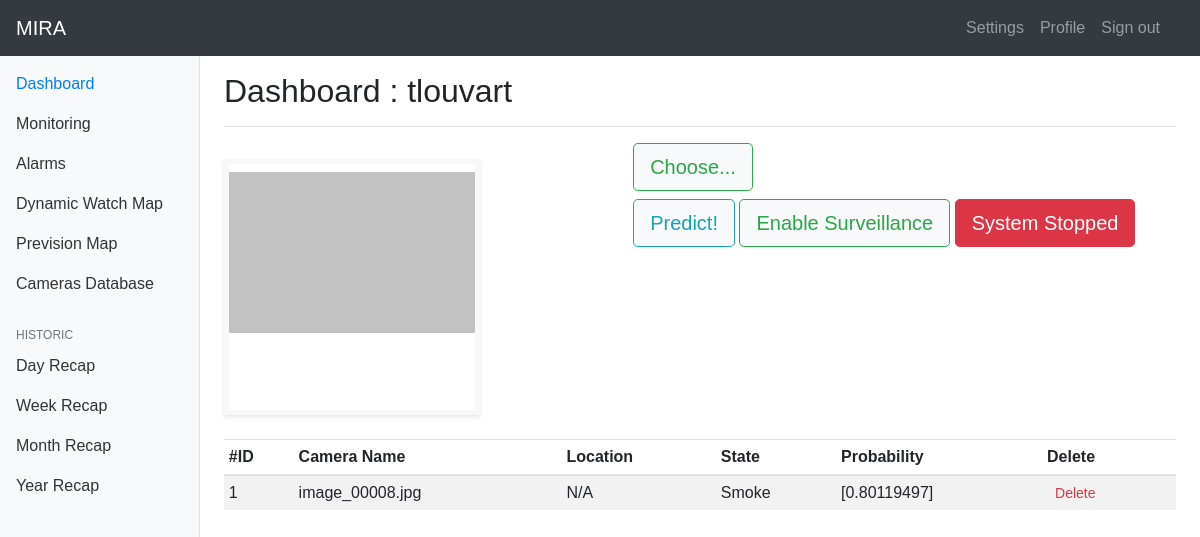
The page /dashboard (signed in) on the database as committed earlier.
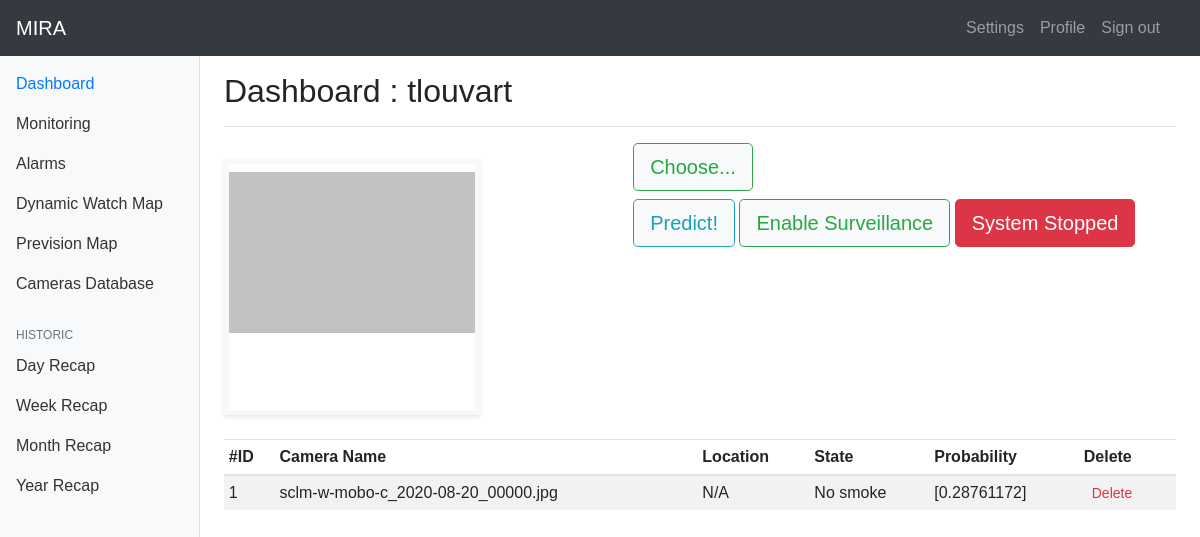
The same page on the database as committed later.
### flask_pp.py (models this page shows)
class Users(UserMixin, db.Model):
    id = db.Column(db.Integer, primary_key=True)
    username = db.Column(db.String(15), unique=True)
    email = db.Column(db.String(50), unique=True)
    password = db.Column(db.String(80))

class TestEntry(db.Model):
    id = db.Column(db.Integer, primary_key=True)
    cam_name = db.Column(db.String(100), nullable=False)
    prob =  db.Column(db.String(100), nullable=False)
    location = db.Column(db.String(30), nullable=False, default='N/A')
    state = db.Column(db.String(30), nullable=False,)
    date_posted = db.Column(db.DateTime, nullable=False, default=datetime.utcnow())

### flask_pp.py (the view)
@app.route('/dashboard')
@login_required
def dashboard():
    all_entry = TestEntry.query.order_by(TestEntry.date_posted)
    return render_template('dashboard.html', entries=all_entry, name = current_user.username)

### flask_pp.py (called while the page is built)
@login_manager.user_loader
def load_user(user_id):
    return Users.query.get(int(user_id))

### templates/dashboard.html (shortened to what this page needs)
{% extends 'base_logged.html'%}
{% block head %}
<link rel="stylesheet" href="{{url_for('static', filename='css/dashboard.css')}}">
{% endblock %}
{% block body %}
<div class="container-fluid">
  <div class="row">
    <nav id="sidebarMenu" class="col-md-3 col-lg-2 d-md-block bg-light sidebar collapse">
      <div class="sidebar-sticky pt-3">
        <ul class="nav flex-column">
          <li class="nav-item">
            <a class="nav-link active" href="#">
              Dashboard <span class="sr-only">(current)</span>
            </a>
          </li>
          <li class="nav-item">
            <a class="nav-link" href="#">
              Monitoring
            </a>
          </li>
          <li class="nav-item">
            <a class="nav-link" href="#">
              Alarms
            </a>
          </li>
          <li class="nav-item">
            <a class="nav-link" href="#">
              Dynamic Watch Map
            </a>
          </li>
          <li class="nav-item">
            <a class="nav-link" href="#">
              Prevision Map
            </a>
          </li>
          <li class="nav-item">
            <a class="nav-link" href="#">
              Cameras Database
            </a>
          </li>
        </ul>
        <h6 class="sidebar-heading d-flex justify-content-between align-items-center px-3 mt-4 mb-1 text-muted">
          <span>Historic</span>
        </h6>
        <ul class="nav flex-column mb-2">
          <li class="nav-item">
            <a class="nav-link" href="#">
              Day Recap
            </a>
          </li>
          <li class="nav-item">
            <a class="nav-link" href="#">
              Week Recap
            </a>
          </li>
          <li class="nav-item">
            <a class="nav-link" href="#">
              Month Recap
            </a>
          </li>
          <li class="nav-item">
            <a class="nav-link" href="#">
              Year Recap
            </a>
          </li>
        </ul>
      </div>
    </nav>
    <main role="main" class="col-md-9 ml-sm-auto col-lg-10 px-md-4">
      <div class="d-flex justify-content-between flex-wrap flex-md-nowrap align-items-center pt-3 pb-2 mb-3 border-bottom">
        <h1 class="h2">Dashboard : {{name}}</h1>
      </div>
    <div class="row">
      <div class="col-md-7 order-md-2">
          <div class="btn-toolbar">
                <div>
                    <form class="" id="upload-file" method="POST" enctype="multipart/form-data">
                        <label for="imageUpload" class="btn btn-light btn-lg btn-outline-success">
                            Choose...
                        </label>
                    </form>
                    <button type="button" class="btn btn-light btn-lg btn-outline-info" id="btn-predict">Predict!</button>
                    <button type="button" class="btn btn-light btn-lg btn-outline-success" id="btn-enable-s">Enable Surveillance</button>
                    <button type="button" class="btn btn-light btn-lg btn-outline-danger active" id="btn-disable-s">System Stopped</button>
                </div>
          </div>
      </div>
      <div class="col-md-5 order-md-1">
            <div class="image-section">
                <div class="img-preview">
                    <img src="/static/img/grey.png" class="my-2 w-100" id="act_cam">
                </div>
            </div>
      </div>
    </div>
      <div class="table-responsive" id="table-list-entry">
        <table class="table table-striped table-sm">
          <thead>
            <tr>
              <th>#ID</th>
              <th>Camera Name</th>
              <th>Location</th>
              <th>State</th>
              <th>Probability</th>
              <th>Delete</th>
            </tr>
          </thead>
          <tbody class="custom_add_tr">
                {% for entry in entries %}
                <tr id="{{entry.id}}">
                    <td>{{ entry.id }}</td>
                    <td>{{ entry.cam_name }}</td>
                    <td>{{ entry.location }}</td>
                    <td>{{ entry.state }}</td>
                    <td>{{ entry.prob }}</td>
                    <td><a class="btn-sm btn-outline-danger" href="/delete_entry/{{entry.id}}"> Delete <a></td>
                </tr>
                {% endfor%}
          </tbody>
        </table>
      </div>
    </main>
  </div>
{% endblock %}

### templates/base_logged.html (shortened to what this page needs)
<!DOCTYPE html>
<html>
<head>
    <link rel="stylesheet" href="https://stackpath.bootstrapcdn.com/bootstrap/4.5.2/css/bootstrap.min.css">
    <link href="{{ url_for('static', filename='css/main.css') }}" rel="stylesheet">
    {% block head %} {% endblock %}
</head>
<body>
<nav class="navbar navbar-expand sticky-top navbar-dark bg-dark">
    <a class="navbar-brand" href="/">MIRA</a>
    <div class="collapse navbar-collapse" id="navbarsExample02">
        <ul class="navbar-nav ml-auto pr-3">
            <li class="nav-item">
                <a class="nav-link" href="/">Settings</a>
            </li>
            <li class="nav-item">
                <a class="nav-link" href="/">Profile</a>
            </li>
            <li class="nav-item">
                <a class="nav-link" href="/logout">Sign out</a>
            </li>
    </div>
</nav>
        {% block body %} {% endblock %}
</body>
</html>

### static/css/main.css (style rules this page uses)
body { font-family: Helvetica; }

### static/css/dashboard.css (style rules this page uses)
body { font-size: 1rem; }
.sidebar { position: fixed; top: 0; bottom: 0; left: 0; z-index: 100; padding: 48px 0 0; box-shadow: inset -1px 0 0 rgba(0, 0, 0, .1); }
.sidebar-sticky { position: relative; top: 0; height: calc(100vh - 48px); padding-top: .5rem; overflow-x: hidden; overflow-y: auto; }
.sidebar .nav-link { font-weight: 500; color: #333; }
.sidebar .nav-link.active { color: #007bff; }
.sidebar-heading { font-size: .75rem; text-transform: uppercase; }
.img-preview { width: 256px; height: 256px; position: relative; border: 5px solid #F8F8F8; box-shadow: 0px 2px 4px 0px rgba(0, 0, 0, 0.1); margin-top: 1em; margin-bottom: 1em; }

Rows that differ between the two databases and show on the page:
changed TestEntry id 1: cam_name "image_00008.jpg" → "sclm-w-mobo-c_2020-08-20_00000.jpg"; state "Smoke" → "No smoke"; prob "[0.80119497]" → "[0.28761172]"
